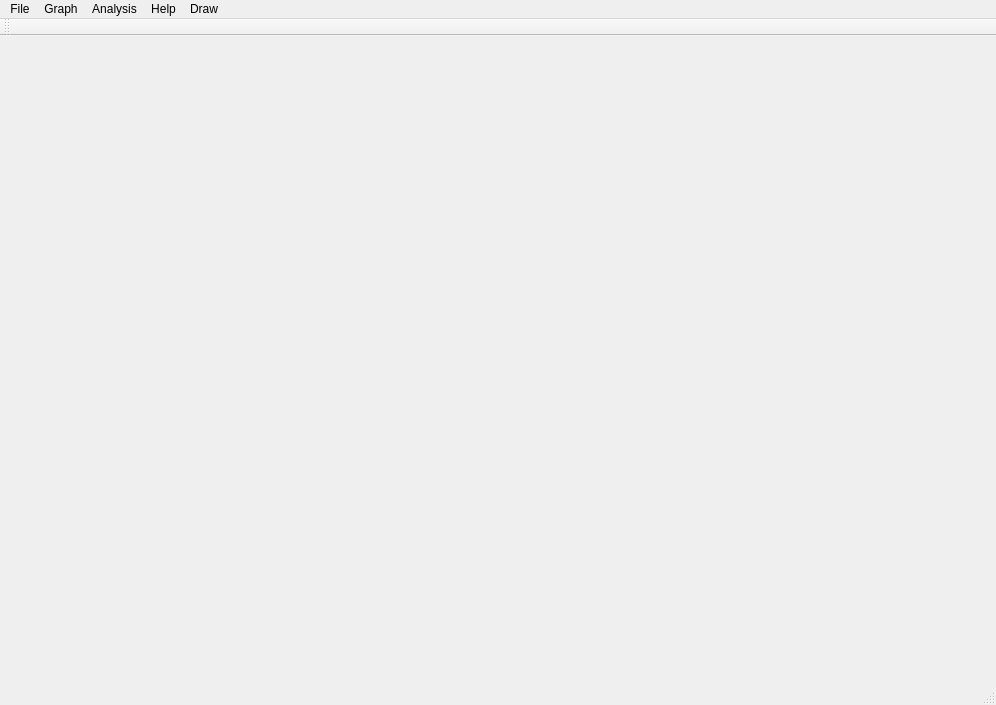
<?xml version="1.0" encoding="UTF-8"?>
<ui version="4.0">
 <class>MainWindow</class>
 <widget class="QMainWindow" name="MainWindow">
  <property name="geometry">
   <rect>
    <x>0</x>
    <y>0</y>
    <width>996</width>
    <height>705</height>
   </rect>
  </property>
  <property name="windowTitle">
   <string>MainWindow</string>
  </property>
  <widget class="QWidget" name="centralWidget"/>
  <widget class="QMenuBar" name="menuBar">
   <property name="geometry">
    <rect>
     <x>0</x>
     <y>0</y>
     <width>996</width>
     <height>26</height>
    </rect>
   </property>
   <widget class="QMenu" name="menu">
    <property name="title">
     <string>File</string>
    </property>
    <addaction name="actionOpen"/>
    <addaction name="actionClose"/>
    <addaction name="actionSave"/>
    <addaction name="actionExit"/>
   </widget>
   <widget class="QMenu" name="menuGraph">
    <property name="title">
     <string>Graph</string>
    </property>
    <addaction name="actionRandom"/>
    <addaction name="actionOpen_2"/>
   </widget>
   <widget class="QMenu" name="menuAnalysis">
    <property name="title">
     <string>Analysis</string>
    </property>
    <addaction name="actionMIE_Algo"/>
   </widget>
   <widget class="QMenu" name="menuAbout">
    <property name="title">
     <string>Help</string>
    </property>
    <addaction name="actionAbout"/>
    <addaction name="actionAboutQt"/>
   </widget>
   <widget class="QMenu" name="menuDraw">
    <property name="title">
     <string>Draw</string>
    </property>
    <addaction name="actionDrawLine"/>
    <addaction name="actionDrawRect"/>
    <addaction name="actionDrawGraph"/>
   </widget>
   <addaction name="menu"/>
   <addaction name="menuGraph"/>
   <addaction name="menuAnalysis"/>
   <addaction name="menuAbout"/>
   <addaction name="menuDraw"/>
  </widget>
  <widget class="QToolBar" name="mainToolBar">
   <attribute name="toolBarArea">
    <enum>TopToolBarArea</enum>
   </attribute>
   <attribute name="toolBarBreak">
    <bool>false</bool>
   </attribute>
  </widget>
  <widget class="QStatusBar" name="statusBar"/>
  <action name="actionOpen">
   <property name="text">
    <string>Open</string>
   </property>
   <property name="shortcut">
    <string>Ctrl+O</string>
   </property>
  </action>
  <action name="actionClose">
   <property name="text">
    <string>Close</string>
   </property>
  </action>
  <action name="actionSave">
   <property name="text">
    <string>Save</string>
   </property>
  </action>
  <action name="actionExit">
   <property name="text">
    <string>Exit</string>
   </property>
  </action>
  <action name="actionRandom">
   <property name="text">
    <string>Random</string>
   </property>
  </action>
  <action name="actionOpen_2">
   <property name="text">
    <string>Open</string>
   </property>
  </action>
  <action name="actionMIE_Algo">
   <property name="text">
    <string>MIE Algo</string>
   </property>
  </action>
  <action name="actionDrawLine">
   <property name="text">
    <string>DrawLine</string>
   </property>
  </action>
  <action name="actionDrawRect">
   <property name="text">
    <string>DrawRect</string>
   </property>
  </action>
  <action name="actionAbout">
   <property name="text">
    <string>About</string>
   </property>
  </action>
  <action name="actionAboutQt">
   <property name="text">
    <string>AboutQt</string>
   </property>
  </action>
  <action name="actionDrawGraph">
   <property name="text">
    <string>DrawGraph</string>
   </property>
  </action>
 </widget>
 <layoutdefault spacing="6" margin="11"/>
 <resources/>
 <connections/>
</ui>
